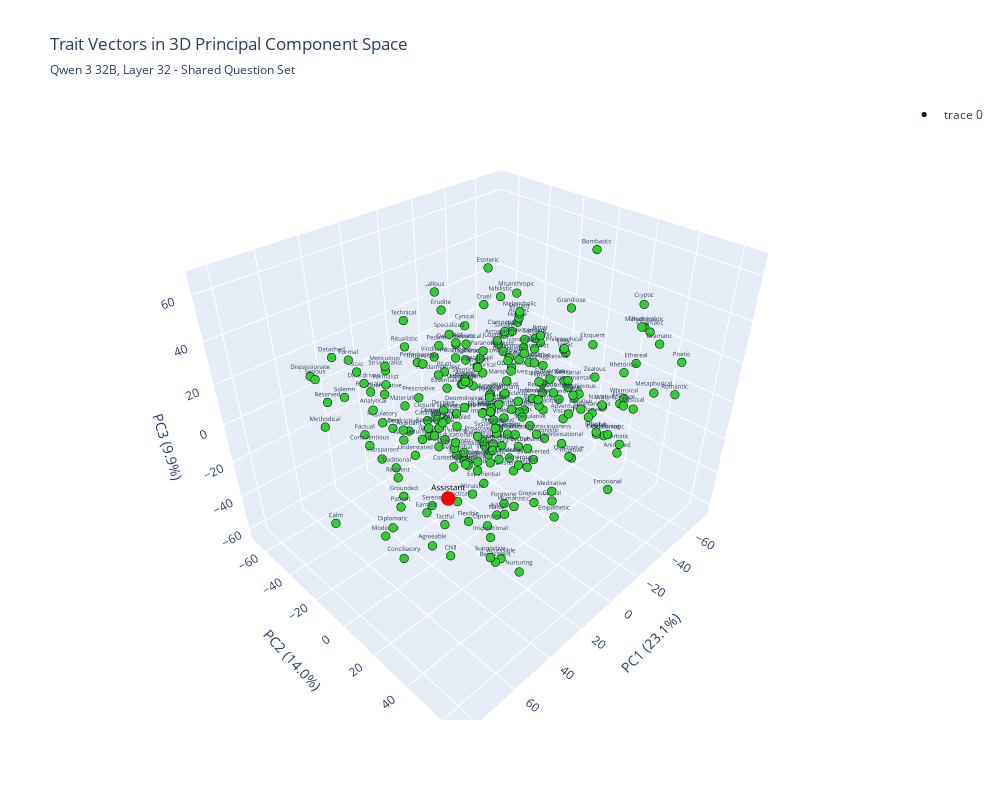

This figure's notebook cell:
### Code cell
fig_3d = plot_3d_pca(
    pca_results['pca_transformed'],
    pca_results['variance_explained'],
    trait_labels,
    assistant_projection=asst_projected[0],
    title="Trait Vectors in 3D Principal Component Space",
    subtitle=f"{model_name.replace('-', ' ')}, Layer {layer} - Shared Question Set"
)
fig_3d.show()
fig_3d.write_html(f"{plot_dir}/pca_3d.html")

### Figure 1 — Plotly figure (JSON) as saved in the notebook; plotly's stock layout.template omitted (floating-point values rounded to 4 significant figures; data arrays with more than 128 entries replaced by an {"elided": "..."} marker saying what was removed)
{"data": [{"hovertemplate": "<b>%{text}</b><br>PC1: %{x:.3f}<br>PC2: %{y:.3f}<br>PC3: %{z:.3f}<br><extra></extra>", "marker": {"color": {"elided": "240 str values"}, "line": {"color": "black", "width": 2}, "size": 3}, "mode": "markers+text", "text": {"elided": "240 str values"}, "textfont": {"size": 6}, "textposition": "top center", "type": "scatter3d", "x": {"elided": "240 float values"}, "y": {"elided": "240 float values"}, "z": {"elided": "240 float values"}}, {"hovertemplate": "<b>Assistant</b><br>PC1: %{x:.3f}<br>PC2: %{y:.3f}<br>PC3: %{z:.3f}<br><extra></extra>", "marker": {"color": "red", "opacity": 1, "size": 5}, "mode": "markers+text", "showlegend": false, "text": ["Assistant"], "textfont": {"color": "black", "size": 8}, "textposition": "top center", "type": "scatter3d", "x": [37.81], "y": [10.45], "z": [-20.54]}], "layout": {"height": 800, "scene": {"xaxis": {"title": {"text": "PC1 (23.1%)"}}, "yaxis": {"title": {"text": "PC2 (14.0%)"}}, "zaxis": {"title": {"text": "PC3 (9.9%)"}}}, "title": {"subtitle": {"text": "Qwen 3 32B, Layer 32 - Shared Question Set"}, "text": "Trait Vectors in 3D Principal Component Space"}, "width": 1000}}
